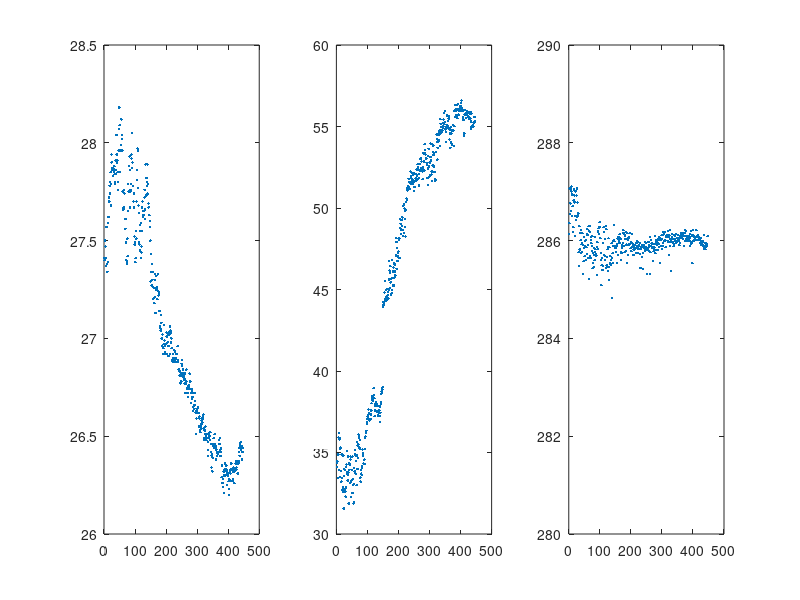

This chart was generated by the following MATLAB code:
dataTemp = importdata('dataOutputTemp.txt');
dataHumi = importdata('dataOutputHumi.txt');
dataSoundTime = importdata('dataOutputSoundTime.txt');
dataCount = 1:1:447;
figure(1);
subplot(1,3,1);
plot(dataCount,dataTemp,'.');
subplot(1,3,2);
plot(dataCount,dataHumi,'.');
subplot(1,3,3);
plot(dataCount,dataSoundTime,'.');
ylim([280,290]);
% figure(2);
% n = 2;
% A = polyfit(dataSoundTime,dataTemp,n);
% y=polyval(A,dataSoundTime);
% plot(dataSoundTime,dataTemp,'k*',dataSoundTime,y,'r-');